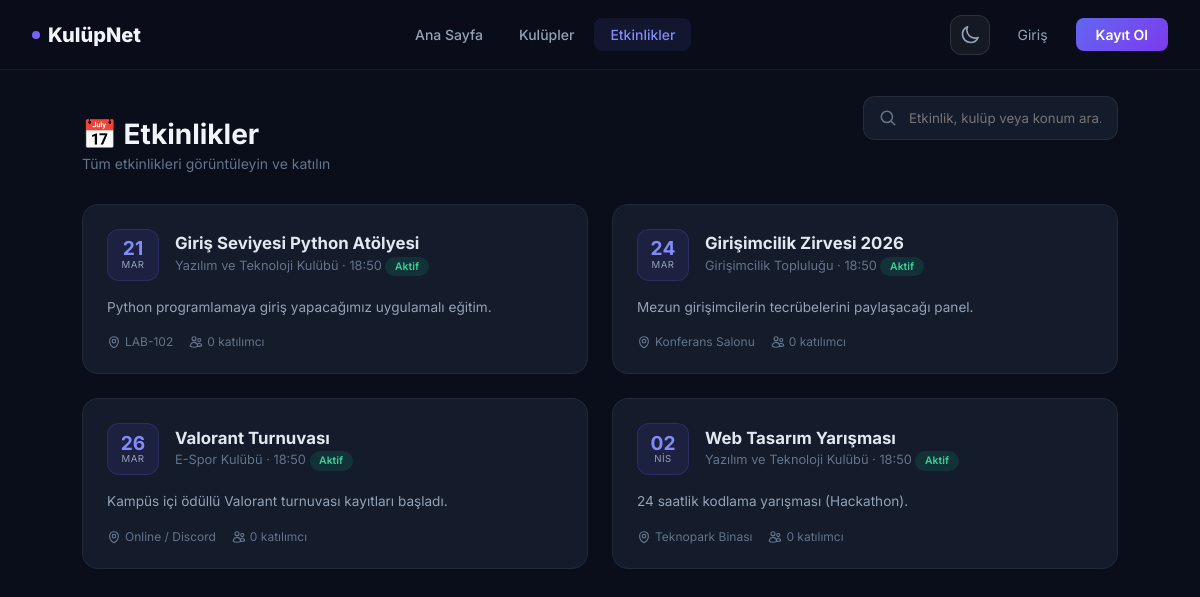
Screenshot of /etkinlikler.php with the database file from the repository.
### tables this page shows
CREATE TABLE IF NOT EXISTS etkinlikler (
    id INT AUTO_INCREMENT PRIMARY KEY,
    kulup_id INT,
    baslik VARCHAR(200) NOT NULL,
    aciklama TEXT,
    tarih DATETIME NOT NULL,
    konum VARCHAR(200),
    kisi_siniri INT DEFAULT NULL,
    FOREIGN KEY (kulup_id) REFERENCES kulupler(id) ON DELETE SET NULL
);

CREATE TABLE IF NOT EXISTS kulupler (
    id INT AUTO_INCREMENT PRIMARY KEY,
    ad VARCHAR(100) NOT NULL,
    aciklama TEXT
);

### etkinlikler.php (the view, shortened to what this page needs)
<?php
require_once 'config/veritabani.php';
$giris_yapildi = isset($_SESSION['kullanici_id']);
$aranan = trim($_GET['aranan'] ?? '');
$sayfa_kayit_sayisi = 6;
$sayfa = isset($_GET['sayfa']) ? max(1, (int)$_GET['sayfa']) : 1;
$offset = ($sayfa - 1) * $sayfa_kayit_sayisi;
$where_clauses = ["e.tarih >= NOW()"];
$params = [];
$where_sql = "WHERE " . implode(" AND ", $where_clauses);
$sql = "SELECT e.*, k.ad as kulup_adi, (SELECT COUNT(*) FROM etkinlik_katilimlari WHERE etkinlik_id = e.id) as katilimci_sayisi
        FROM etkinlikler e
        LEFT JOIN kulupler k ON e.kulup_id = k.id
        $where_sql
        ORDER BY e.tarih ASC
        LIMIT $sayfa_kayit_sayisi OFFSET $offset";
$stmt = $db->prepare($sql);
$stmt->execute($params);
$etkinlikler = $stmt->fetchAll();
$aylar = ['Oca','Şub','Mar','Nis','May','Haz','Tem','Ağu','Eyl','Eki','Kas','Ara'];
?>
<!DOCTYPE html>
<html lang="tr">
<head>
    <link rel="stylesheet" href="content/css/theme.css">
</head>
<body>
    <nav class="navbar">
        <a href="index.php" class="nav-brand"><span class="brand-dot"></span> KulüpNet</a>
        <div class="nav-links">
            <a href="index.php">Ana Sayfa</a>
            <a href="kulupler.php">Kulüpler</a>
            <a href="etkinlikler.php" class="active">Etkinlikler</a>
        </div>
        <div class="nav-auth">
            <?php include 'includes/theme_toggle.php'; ?>
            <?php if ($giris_yapildi): ?>
                <div class="user-menu" style="display: flex; align-items: center; gap: 0.75rem;">
                    <?php include 'includes/bildirim.php'; ?>
                    <a href="profil.php" class="user-avatar-nav"><?php echo mb_strtoupper(mb_substr($_SESSION['kullanici_ad'], 0, 1)); ?></a>
                    <a href="profil.php" style="text-decoration:none;"><span class="user-menu-name" style="font-size: 0.875rem; font-weight: 600; color: #e2e8f0;"><?php echo htmlspecialchars($_SESSION['kullanici_ad']); ?></span></a>
                    <a href="ayarlar.php" class="btn-ghost" title="Ayarlar">
                        <svg xmlns="http://www.w3.org/2000/svg" fill="none" viewBox="0 0 24 24" stroke-width="2" stroke="currentColor" style="width:18px;height:18px;">
                            <path stroke-linecap="round" stroke-linejoin="round" d="M9.594 3.94c.09-.542.56-.94 1.11-.94h2.593c.55 0 1.02.398 1.11.94l.213 1.281c.063.374.313.686.645.87.074.04.147.083.22.127.325.196.72.257 1.075.124l1.217-.456a1.125 1.125 0 0 1 1.37.49l1.296 2.247a1.125 1.125 0 0 1-.26 1.431l-1.003.827c-.293.241-.438.613-.43.992a7.723 7.723 0 0 1 0 .255c-.008.378.137.75.43.991l1.004.827c.424.35.534.955.26 1.43l-1.298 2.247a1.125 1.125 0 0 1-1.369.491l-1.217-.456c-.355-.133-.75-.072-1.076.124a6.47 6.47 0 0 1-.22.128c-.331.183-.581.495-.644.869l-.213 1.281c-.09.543-.56.94-1.11.94h-2.594c-.55 0-1.019-.398-1.11-.94l-.213-1.281c-.062-.374-.312-.686-.644-.87a6.52 6.52 0 0 1-.22-.127c-.325-.196-.72-.257-1.076-.124l-1.217.456a1.125 1.125 0 0 1-1.369-.49l-1.297-2.247a1.125 1.125 0 0 1 .26-1.431l1.004-.827c.292-.24.437-.613.43-.991a6.932 6.932 0 0 1 0-.255c.007-.38-.138-.751-.43-.992l-1.004-.827a1.125 1.125 0 0 1-.26-1.43l1.297-2.247a1.125 1.125 0 0 1 1.37-.491l1.216.456c.356.133.751.072 1.076-.124.072-.044.146-.086.22-.128.332-.183.582-.495.644-.869l.214-1.28Z" />
                            <path stroke-linecap="round" stroke-linejoin="round" d="M15 12a3 3 0 1 1-6 0 3 3 0 0 1 6 0Z" />
                        </svg>
                    </a>
                    <a href="cikis.php" class="btn-ghost" title="Çıkış">
                        <svg xmlns="http://www.w3.org/2000/svg" fill="none" viewBox="0 0 24 24" stroke-width="2" stroke="currentColor" style="width:18px;height:18px;">
                            <path stroke-linecap="round" stroke-linejoin="round" d="M15.75 9V5.25A2.25 2.25 0 0 0 13.5 3h-6a2.25 2.25 0 0 0-2.25 2.25v13.5A2.25 2.25 0 0 0 7.5 21h6a2.25 2.25 0 0 0 2.25-2.25V15m3 0 3-3m0 0-3-3m3 3H9" />
                        </svg>
                    </a>
                </div>
            <?php else: ?>
                <a href="giris.php" class="btn-ghost">Giriş</a>
                <a href="kayit.php" class="btn-primary-nav">Kayıt Ol</a>
            <?php endif; ?>
        </div>
    </nav>
    <div class="container">
        <div class="page-header">
            <div style="display: flex; justify-content: space-between; align-items: flex-end; flex-wrap: wrap; gap: 1rem;">
                <div>
                    <h1>📅 Etkinlikler</h1>
                    <p>Tüm etkinlikleri görüntüleyin ve katılın</p>
                </div>
                <form action="" method="GET" class="search-container">
                    <svg class="search-icon" xmlns="http://www.w3.org/2000/svg" fill="none" viewBox="0 0 24 24" stroke-width="2" stroke="currentColor"><path stroke-linecap="round" stroke-linejoin="round" d="m21 21-5.197-5.197m0 0A7.5 7.5 0 1 0 5.196 5.196a7.5 7.5 0 0 0 10.607 10.607Z" /></svg>
                    <input type="text" name="aranan" class="search-input" placeholder="Etkinlik, kulüp veya konum ara..." value="<?php echo htmlspecialchars($aranan); ?>">
                </form>
            </div>
        </div>
        <div class="cards-grid">
            <?php if (!empty($etkinlikler)):
                foreach ($etkinlikler as $e):
                    $ts = strtotime($e['tarih']);
                    $gun = date('d', $ts); $ay = $aylar[(int)date('n', $ts) - 1]; $saat = date('H:i', $ts);
                    $gecmis = $ts < time();
            ?>
            <div class="event-card">
                <div class="card-top">
                    <div class="card-date">
                        <span class="day"><?php echo $gun; ?></span>
                        <span class="month"><?php echo $ay; ?></span>
                    </div>
                    <div>
                        <div class="card-title"><?php echo htmlspecialchars($e['baslik']); ?></div>
                        <div class="card-subtitle">
                            <?php echo htmlspecialchars($e['kulup_adi'] ?? 'Genel'); ?> · <?php echo $saat; ?>
                            <?php if ($gecmis): ?>
                                <span class="status-badge status-past">Bitti</span>
                            <?php else: ?>
                                <span class="status-badge status-upcoming">Aktif</span>
                            <?php endif; ?>
                        </div>
                    </div>
                </div>
                <div class="card-desc"><?php echo htmlspecialchars($e['aciklama'] ?? 'Açıklama yok.'); ?></div>
                <div class="card-footer">
                    <div class="card-meta-row">
                        <div class="card-meta-item">
                            <?php echo htmlspecialchars($e['konum'] ?? 'Belirtilmedi'); ?>
                        </div>
                        <div class="card-meta-item">
                            <?php
                                $ks = $e['kisi_siniri'] ?? null;
                                $sinir_text = $ks ? ' / ' . $ks : '';
                                echo $e['katilimci_sayisi'] . $sinir_text . ' katılımcı';
                            ?>
                        </div>
                    </div>
                </div>
            </div>
            <?php endforeach; endif; ?>
        </div>
    </div>
</body>
</html>

### content/css/theme.css (style rules this page uses)
body, .navbar, .card, .event-card, .meeting-card, .club-card, .section-card, .form-card, .stat-item, .calendar-card, .compact-event-card, .site-footer, .search-input, .event-modal, .modal-header, .modal-event-item, .theme-toggle, .page-btn, .page-link, .profile-header, .settings-section, .tabs, .detail-card, .announcement-card, .login-prompt, .list-item { transition: background-color 0.3s ease, color 0.3s ease, border-color 0.3s ease, box-shadow 0.3s ease; }

### rows the page displays
etkinlikler: tarih "21", tarih "MAR", baslik "Giriş Seviyesi Python Atölyesi", kulup.ad "Yazılım ve Teknoloji Kulübü", tarih "18:50", shows "Aktif", aciklama "Python programlamaya giriş yapacağımız uygulamalı eğitim.", konum "LAB-102", katilimci_sayisi "0"
etkinlikler: tarih "24", tarih "MAR", baslik "Girişimcilik Zirvesi 2026", kulup.ad "Girişimcilik Topluluğu", tarih "18:50", shows "Aktif", aciklama "Mezun girişimcilerin tecrübelerini paylaşacağı panel.", konum "Konferans Salonu", katilimci_sayisi "0"
etkinlikler: tarih "26", tarih "MAR", baslik "Valorant Turnuvası", kulup.ad "E-Spor Kulübü", tarih "18:50", shows "Aktif", aciklama "Kampüs içi ödüllü Valorant turnuvası kayıtları başladı.", konum "Online / Discord", katilimci_sayisi "0"
etkinlikler: tarih "02", tarih "NIS", baslik "Web Tasarım Yarışması", kulup.ad "Yazılım ve Teknoloji Kulübü", tarih "18:50", shows "Aktif", aciklama "24 saatlik kodlama yarışması (Hackathon).", konum "Teknopark Binası", katilimci_sayisi "0"
